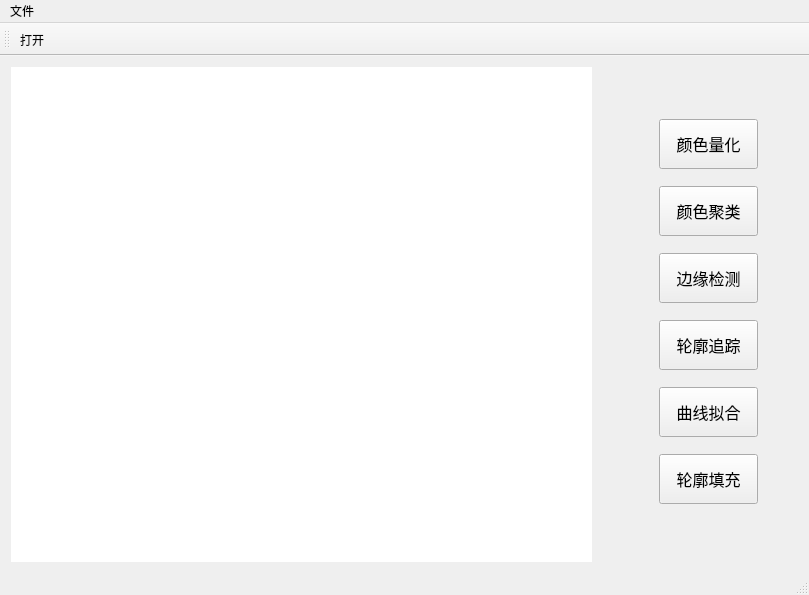
<?xml version="1.0" encoding="UTF-8"?>
<ui version="4.0">
 <class>MainWindow</class>
 <widget class="QMainWindow" name="MainWindow">
  <property name="geometry">
   <rect>
    <x>0</x>
    <y>0</y>
    <width>809</width>
    <height>595</height>
   </rect>
  </property>
  <property name="windowTitle">
   <string>MainWindow</string>
  </property>
  <widget class="QWidget" name="centralWidget">
   <layout class="QHBoxLayout" name="horizontalLayout">
    <item>
     <widget class="QLabel" name="showLabel">
      <property name="styleSheet">
       <string notr="true">background-color: rgb(255, 255, 255);</string>
      </property>
      <property name="text">
       <string/>
      </property>
     </widget>
    </item>
    <item>
     <widget class="QWidget" name="setWidget" native="true">
      <property name="minimumSize">
       <size>
        <width>200</width>
        <height>0</height>
       </size>
      </property>
      <property name="maximumSize">
       <size>
        <width>200</width>
        <height>16777215</height>
       </size>
      </property>
      <widget class="QWidget" name="">
       <property name="geometry">
        <rect>
         <x>50</x>
         <y>30</y>
         <width>121</width>
         <height>431</height>
        </rect>
       </property>
       <layout class="QVBoxLayout" name="verticalLayout">
        <item>
         <widget class="QPushButton" name="quantification_btn">
          <property name="minimumSize">
           <size>
            <width>0</width>
            <height>50</height>
           </size>
          </property>
          <property name="font">
           <font>
            <pointsize>12</pointsize>
           </font>
          </property>
          <property name="text">
           <string>颜色量化</string>
          </property>
         </widget>
        </item>
        <item>
         <widget class="QPushButton" name="quantification_btn_2">
          <property name="minimumSize">
           <size>
            <width>0</width>
            <height>50</height>
           </size>
          </property>
          <property name="font">
           <font>
            <pointsize>12</pointsize>
           </font>
          </property>
          <property name="text">
           <string>颜色聚类</string>
          </property>
         </widget>
        </item>
        <item>
         <widget class="QPushButton" name="quantification_btn_3">
          <property name="minimumSize">
           <size>
            <width>0</width>
            <height>50</height>
           </size>
          </property>
          <property name="font">
           <font>
            <pointsize>12</pointsize>
           </font>
          </property>
          <property name="text">
           <string>边缘检测</string>
          </property>
         </widget>
        </item>
        <item>
         <widget class="QPushButton" name="quantification_btn_4">
          <property name="minimumSize">
           <size>
            <width>0</width>
            <height>50</height>
           </size>
          </property>
          <property name="font">
           <font>
            <pointsize>12</pointsize>
           </font>
          </property>
          <property name="text">
           <string>轮廓追踪</string>
          </property>
         </widget>
        </item>
        <item>
         <widget class="QPushButton" name="quantification_btn_5">
          <property name="minimumSize">
           <size>
            <width>0</width>
            <height>50</height>
           </size>
          </property>
          <property name="font">
           <font>
            <pointsize>12</pointsize>
           </font>
          </property>
          <property name="text">
           <string>曲线拟合</string>
          </property>
         </widget>
        </item>
        <item>
         <widget class="QPushButton" name="quantification_btn_6">
          <property name="minimumSize">
           <size>
            <width>0</width>
            <height>50</height>
           </size>
          </property>
          <property name="font">
           <font>
            <pointsize>12</pointsize>
           </font>
          </property>
          <property name="text">
           <string>轮廓填充</string>
          </property>
         </widget>
        </item>
       </layout>
      </widget>
     </widget>
    </item>
   </layout>
  </widget>
  <widget class="QMenuBar" name="menuBar">
   <property name="geometry">
    <rect>
     <x>0</x>
     <y>0</y>
     <width>809</width>
     <height>23</height>
    </rect>
   </property>
   <widget class="QMenu" name="menu">
    <property name="title">
     <string>文件</string>
    </property>
    <addaction name="open"/>
   </widget>
   <addaction name="menu"/>
  </widget>
  <widget class="QToolBar" name="mainToolBar">
   <attribute name="toolBarArea">
    <enum>TopToolBarArea</enum>
   </attribute>
   <attribute name="toolBarBreak">
    <bool>false</bool>
   </attribute>
   <addaction name="open"/>
  </widget>
  <widget class="QStatusBar" name="statusBar"/>
  <action name="open">
   <property name="text">
    <string>打开</string>
   </property>
  </action>
 </widget>
 <layoutdefault spacing="6" margin="11"/>
 <resources/>
 <connections/>
</ui>
